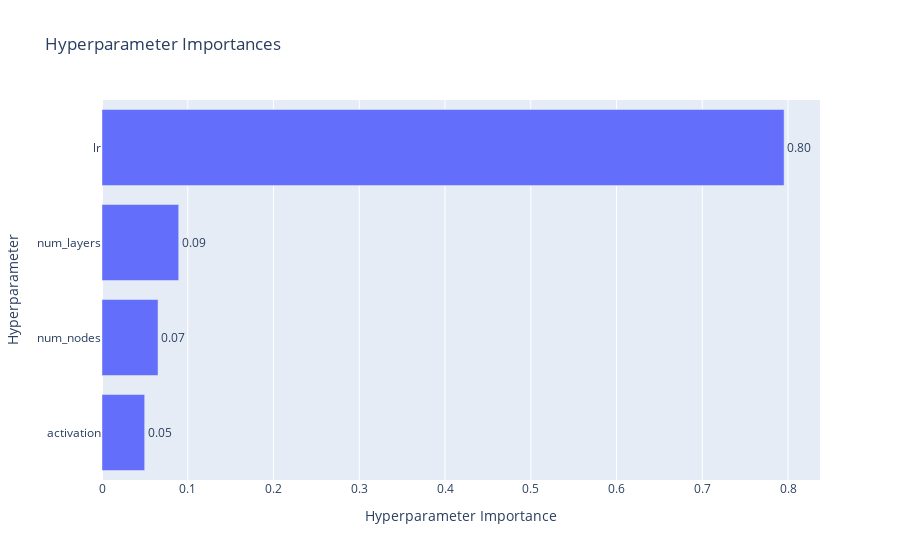

The notebook cell this image was saved under:
### Code cell
plot_param_importances(study)

### Figure 1 — Plotly figure (JSON) as saved in the notebook; plotly's stock layout.template omitted (floating-point values rounded to 4 significant figures)
{"data": [{"cliponaxis": false, "hovertemplate": ["activation (CategoricalDistribution): 0.0497633315278224<extra></extra>", "num_nodes (CategoricalDistribution): 0.06532577875942168<extra></extra>", "num_layers (CategoricalDistribution): 0.08946039314092959<extra></extra>", "lr (FloatDistribution): 0.7954504965718263<extra></extra>"], "name": "Objective Value", "orientation": "h", "text": ["0.05", "0.07", "0.09", "0.80"], "textposition": "outside", "type": "bar", "x": [0.04976, 0.06533, 0.08946, 0.7955], "y": ["activation", "num_nodes", "num_layers", "lr"]}], "layout": {"title": {"text": "Hyperparameter Importances"}, "xaxis": {"title": {"text": "Hyperparameter Importance"}}, "yaxis": {"title": {"text": "Hyperparameter"}}}}
